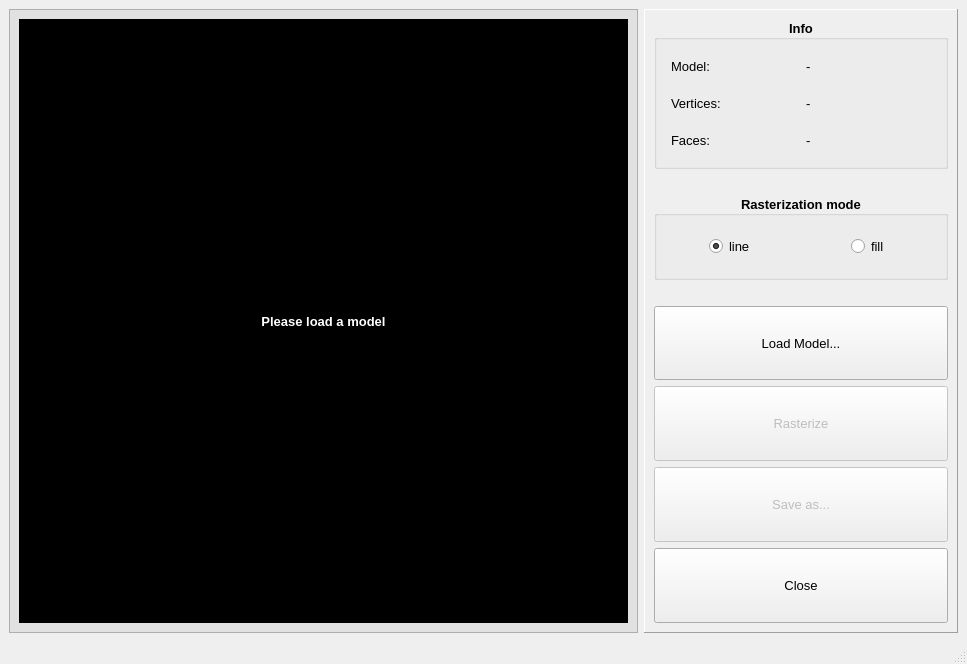
<?xml version="1.0" encoding="UTF-8"?>
<ui version="4.0">
 <class>MainWindow</class>
 <widget class="QMainWindow" name="MainWindow">
  <property name="geometry">
   <rect>
    <x>0</x>
    <y>0</y>
    <width>967</width>
    <height>664</height>
   </rect>
  </property>
  <property name="sizePolicy">
   <sizepolicy hsizetype="Preferred" vsizetype="Preferred">
    <horstretch>0</horstretch>
    <verstretch>0</verstretch>
   </sizepolicy>
  </property>
  <property name="maximumSize">
   <size>
    <width>16777215</width>
    <height>16777215</height>
   </size>
  </property>
  <property name="windowTitle">
   <string>CG - Task 5</string>
  </property>
  <property name="windowIcon">
   <iconset>
    <normaloff>cg_icon.ico</normaloff>cg_icon.ico</iconset>
  </property>
  <property name="tabShape">
   <enum>QTabWidget::Rounded</enum>
  </property>
  <widget class="QWidget" name="centralwidget">
   <layout class="QHBoxLayout" name="horizontalLayout">
    <item>
     <widget class="QFrame" name="frame_image">
      <property name="sizePolicy">
       <sizepolicy hsizetype="Preferred" vsizetype="Preferred">
        <horstretch>6</horstretch>
        <verstretch>0</verstretch>
       </sizepolicy>
      </property>
      <property name="minimumSize">
       <size>
        <width>300</width>
        <height>300</height>
       </size>
      </property>
      <property name="autoFillBackground">
       <bool>false</bool>
      </property>
      <property name="styleSheet">
       <string notr="true">background-color:rgb(225, 225, 225)</string>
      </property>
      <property name="frameShape">
       <enum>QFrame::StyledPanel</enum>
      </property>
      <property name="frameShadow">
       <enum>QFrame::Sunken</enum>
      </property>
      <property name="lineWidth">
       <number>0</number>
      </property>
      <layout class="QVBoxLayout" name="verticalLayout_2">
       <item>
        <widget class="QLabel" name="label_image">
         <property name="sizePolicy">
          <sizepolicy hsizetype="Preferred" vsizetype="Preferred">
           <horstretch>0</horstretch>
           <verstretch>0</verstretch>
          </sizepolicy>
         </property>
         <property name="font">
          <font>
           <pointsize>10</pointsize>
           <weight>75</weight>
           <bold>true</bold>
          </font>
         </property>
         <property name="styleSheet">
          <string notr="true">color: rgb(255, 255, 255); background-color: rgb(0,0,0);</string>
         </property>
         <property name="text">
          <string>Please load a model</string>
         </property>
         <property name="scaledContents">
          <bool>true</bool>
         </property>
         <property name="alignment">
          <set>Qt::AlignCenter</set>
         </property>
        </widget>
       </item>
      </layout>
     </widget>
    </item>
    <item>
     <widget class="QFrame" name="frame_controls">
      <property name="enabled">
       <bool>true</bool>
      </property>
      <property name="sizePolicy">
       <sizepolicy hsizetype="Preferred" vsizetype="Expanding">
        <horstretch>3</horstretch>
        <verstretch>0</verstretch>
       </sizepolicy>
      </property>
      <property name="cursor">
       <cursorShape>ArrowCursor</cursorShape>
      </property>
      <property name="frameShape">
       <enum>QFrame::Panel</enum>
      </property>
      <property name="frameShadow">
       <enum>QFrame::Raised</enum>
      </property>
      <property name="lineWidth">
       <number>1</number>
      </property>
      <layout class="QVBoxLayout" name="verticalLayout">
       <item>
        <widget class="QGroupBox" name="groupBox_info">
         <property name="sizePolicy">
          <sizepolicy hsizetype="Expanding" vsizetype="Expanding">
           <horstretch>0</horstretch>
           <verstretch>2</verstretch>
          </sizepolicy>
         </property>
         <property name="font">
          <font>
           <pointsize>10</pointsize>
           <weight>75</weight>
           <bold>true</bold>
          </font>
         </property>
         <property name="toolTip">
          <string>Information about the given model</string>
         </property>
         <property name="title">
          <string>Info</string>
         </property>
         <property name="alignment">
          <set>Qt::AlignCenter</set>
         </property>
         <property name="flat">
          <bool>false</bool>
         </property>
         <layout class="QGridLayout" name="gridLayout_2">
          <item row="0" column="0">
           <layout class="QGridLayout" name="gridLayout">
            <property name="sizeConstraint">
             <enum>QLayout::SetDefaultConstraint</enum>
            </property>
            <property name="leftMargin">
             <number>5</number>
            </property>
            <property name="topMargin">
             <number>0</number>
            </property>
            <property name="horizontalSpacing">
             <number>5</number>
            </property>
            <property name="verticalSpacing">
             <number>3</number>
            </property>
            <item row="0" column="0">
             <widget class="QLabel" name="label_2">
              <property name="sizePolicy">
               <sizepolicy hsizetype="Expanding" vsizetype="Preferred">
                <horstretch>0</horstretch>
                <verstretch>0</verstretch>
               </sizepolicy>
              </property>
              <property name="font">
               <font>
                <pointsize>10</pointsize>
                <weight>50</weight>
                <bold>false</bold>
               </font>
              </property>
              <property name="text">
               <string>Model:</string>
              </property>
             </widget>
            </item>
            <item row="1" column="0">
             <widget class="QLabel" name="label_6">
              <property name="sizePolicy">
               <sizepolicy hsizetype="Expanding" vsizetype="Preferred">
                <horstretch>0</horstretch>
                <verstretch>0</verstretch>
               </sizepolicy>
              </property>
              <property name="font">
               <font>
                <pointsize>10</pointsize>
                <weight>50</weight>
                <bold>false</bold>
               </font>
              </property>
              <property name="text">
               <string>Vertices:</string>
              </property>
             </widget>
            </item>
            <item row="0" column="1">
             <widget class="QLabel" name="label_info_model">
              <property name="sizePolicy">
               <sizepolicy hsizetype="Expanding" vsizetype="Preferred">
                <horstretch>0</horstretch>
                <verstretch>0</verstretch>
               </sizepolicy>
              </property>
              <property name="font">
               <font>
                <pointsize>10</pointsize>
                <weight>50</weight>
                <bold>false</bold>
               </font>
              </property>
              <property name="text">
               <string>-</string>
              </property>
             </widget>
            </item>
            <item row="2" column="1">
             <widget class="QLabel" name="label_info_faces">
              <property name="sizePolicy">
               <sizepolicy hsizetype="Expanding" vsizetype="Preferred">
                <horstretch>0</horstretch>
                <verstretch>0</verstretch>
               </sizepolicy>
              </property>
              <property name="font">
               <font>
                <pointsize>10</pointsize>
                <weight>50</weight>
                <bold>false</bold>
               </font>
              </property>
              <property name="text">
               <string>-</string>
              </property>
             </widget>
            </item>
            <item row="1" column="1">
             <widget class="QLabel" name="label_info_vertices">
              <property name="sizePolicy">
               <sizepolicy hsizetype="Expanding" vsizetype="Preferred">
                <horstretch>0</horstretch>
                <verstretch>0</verstretch>
               </sizepolicy>
              </property>
              <property name="font">
               <font>
                <pointsize>10</pointsize>
                <weight>50</weight>
                <bold>false</bold>
               </font>
              </property>
              <property name="text">
               <string>-</string>
              </property>
             </widget>
            </item>
            <item row="2" column="0">
             <widget class="QLabel" name="label_8">
              <property name="sizePolicy">
               <sizepolicy hsizetype="Expanding" vsizetype="Preferred">
                <horstretch>0</horstretch>
                <verstretch>0</verstretch>
               </sizepolicy>
              </property>
              <property name="font">
               <font>
                <pointsize>10</pointsize>
                <weight>50</weight>
                <bold>false</bold>
               </font>
              </property>
              <property name="text">
               <string>Faces:</string>
              </property>
             </widget>
            </item>
           </layout>
          </item>
         </layout>
        </widget>
       </item>
       <item>
        <spacer name="verticalSpacer_2">
         <property name="orientation">
          <enum>Qt::Vertical</enum>
         </property>
         <property name="sizeType">
          <enum>QSizePolicy::Expanding</enum>
         </property>
         <property name="sizeHint" stdset="0">
          <size>
           <width>20</width>
           <height>20</height>
          </size>
         </property>
        </spacer>
       </item>
       <item>
        <widget class="QGroupBox" name="groupBox_rasterization_mode">
         <property name="font">
          <font>
           <pointsize>10</pointsize>
           <weight>75</weight>
           <bold>true</bold>
          </font>
         </property>
         <property name="toolTip">
          <string>Select rasterization mode</string>
         </property>
         <property name="title">
          <string>Rasterization mode</string>
         </property>
         <property name="alignment">
          <set>Qt::AlignCenter</set>
         </property>
         <property name="flat">
          <bool>false</bool>
         </property>
         <property name="checkable">
          <bool>false</bool>
         </property>
         <layout class="QHBoxLayout" name="horizontalLayout_2">
          <property name="topMargin">
           <number>20</number>
          </property>
          <property name="bottomMargin">
           <number>20</number>
          </property>
          <item alignment="Qt::AlignHCenter">
           <widget class="QRadioButton" name="radioButton_line">
            <property name="sizePolicy">
             <sizepolicy hsizetype="Minimum" vsizetype="Expanding">
              <horstretch>0</horstretch>
              <verstretch>0</verstretch>
             </sizepolicy>
            </property>
            <property name="font">
             <font>
              <pointsize>10</pointsize>
              <weight>50</weight>
              <bold>false</bold>
             </font>
            </property>
            <property name="text">
             <string>line</string>
            </property>
            <property name="iconSize">
             <size>
              <width>12</width>
              <height>12</height>
             </size>
            </property>
            <property name="checked">
             <bool>true</bool>
            </property>
           </widget>
          </item>
          <item alignment="Qt::AlignHCenter">
           <widget class="QRadioButton" name="radioButton_fill">
            <property name="sizePolicy">
             <sizepolicy hsizetype="Minimum" vsizetype="Expanding">
              <horstretch>0</horstretch>
              <verstretch>0</verstretch>
             </sizepolicy>
            </property>
            <property name="font">
             <font>
              <pointsize>10</pointsize>
              <weight>50</weight>
              <bold>false</bold>
             </font>
            </property>
            <property name="text">
             <string>fill</string>
            </property>
           </widget>
          </item>
         </layout>
        </widget>
       </item>
       <item>
        <spacer name="verticalSpacer">
         <property name="orientation">
          <enum>Qt::Vertical</enum>
         </property>
         <property name="sizeHint" stdset="0">
          <size>
           <width>20</width>
           <height>20</height>
          </size>
         </property>
        </spacer>
       </item>
       <item>
        <widget class="QPushButton" name="button_load_model">
         <property name="sizePolicy">
          <sizepolicy hsizetype="Minimum" vsizetype="Expanding">
           <horstretch>0</horstretch>
           <verstretch>1</verstretch>
          </sizepolicy>
         </property>
         <property name="font">
          <font>
           <pointsize>10</pointsize>
          </font>
         </property>
         <property name="text">
          <string>Load Model...</string>
         </property>
        </widget>
       </item>
       <item>
        <widget class="QPushButton" name="button_rasterize">
         <property name="enabled">
          <bool>false</bool>
         </property>
         <property name="sizePolicy">
          <sizepolicy hsizetype="Minimum" vsizetype="Expanding">
           <horstretch>0</horstretch>
           <verstretch>1</verstretch>
          </sizepolicy>
         </property>
         <property name="font">
          <font>
           <pointsize>10</pointsize>
          </font>
         </property>
         <property name="text">
          <string>Rasterize</string>
         </property>
        </widget>
       </item>
       <item>
        <widget class="QPushButton" name="button_save_as">
         <property name="enabled">
          <bool>false</bool>
         </property>
         <property name="sizePolicy">
          <sizepolicy hsizetype="Minimum" vsizetype="Expanding">
           <horstretch>0</horstretch>
           <verstretch>1</verstretch>
          </sizepolicy>
         </property>
         <property name="font">
          <font>
           <pointsize>10</pointsize>
          </font>
         </property>
         <property name="text">
          <string>Save as...</string>
         </property>
        </widget>
       </item>
       <item>
        <widget class="QPushButton" name="button_close">
         <property name="sizePolicy">
          <sizepolicy hsizetype="Minimum" vsizetype="Expanding">
           <horstretch>0</horstretch>
           <verstretch>1</verstretch>
          </sizepolicy>
         </property>
         <property name="font">
          <font>
           <pointsize>10</pointsize>
          </font>
         </property>
         <property name="text">
          <string>Close</string>
         </property>
        </widget>
       </item>
      </layout>
     </widget>
    </item>
   </layout>
  </widget>
  <widget class="QStatusBar" name="statusbar"/>
 </widget>
 <resources/>
 <connections/>
</ui>
